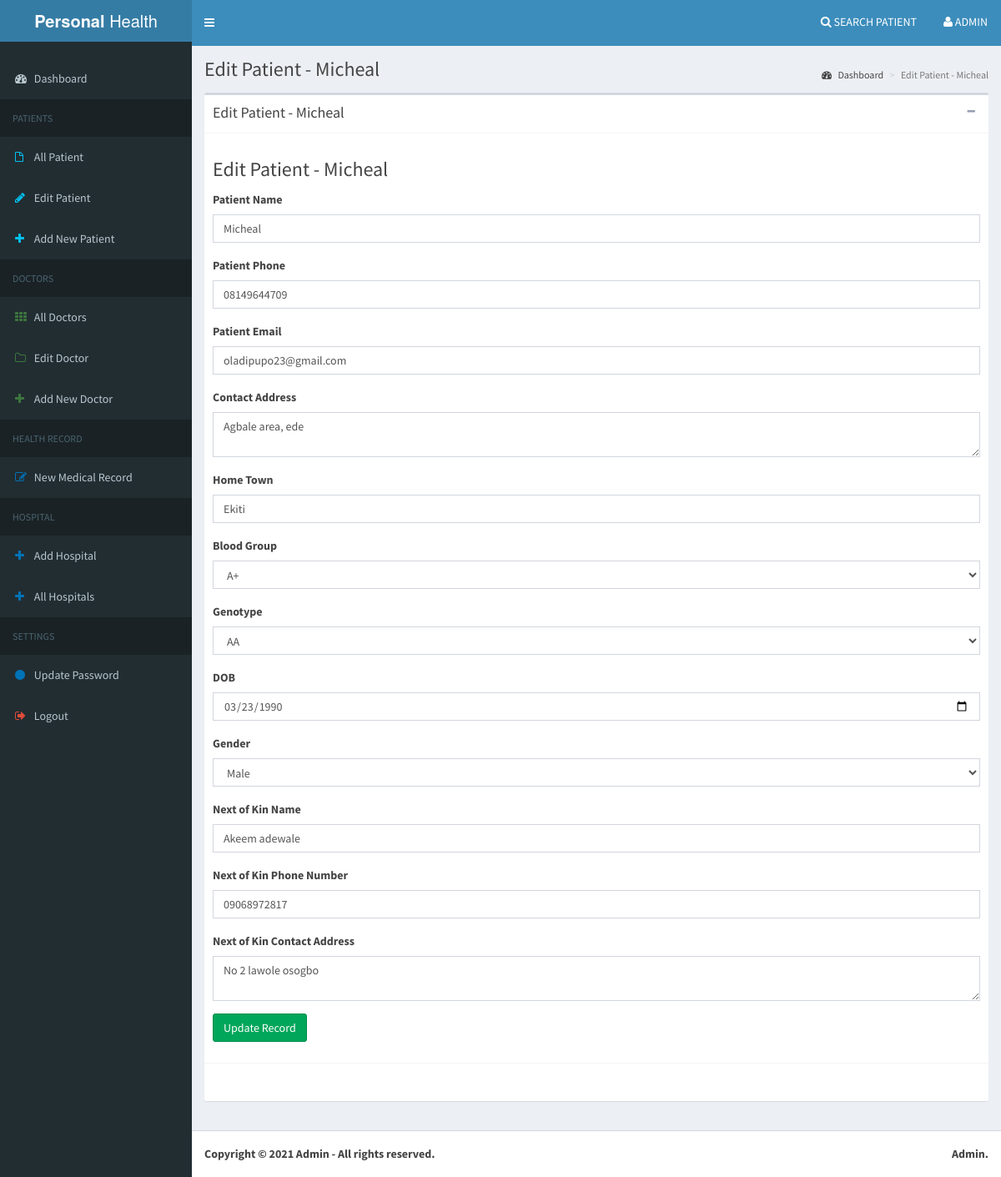
The app's page /admin/editing_patient.php?id=1 (signed in) with its own data.
### tables this page shows
CREATE TABLE `patient` (
  `id` int(11) NOT NULL,
  `patient_id` varchar(45) DEFAULT NULL,
  `name` varchar(150) NOT NULL,
  `phone` varchar(15) NOT NULL,
  `email` varchar(150) NOT NULL,
  `address` text NOT NULL,
  `town` varchar(25) NOT NULL,
  `blood_group` varchar(10) NOT NULL,
  `genotype` varchar(10) NOT NULL,
  `dob` varchar(25) NOT NULL,
  `gender` varchar(15) NOT NULL,
  `kin_name` varchar(100) NOT NULL,
  `kin_phone` varchar(15) NOT NULL,
  `kin_address` text NOT NULL,
  `hospital_id` int(11) DEFAULT 0,
  `date_added` varchar(45) NOT NULL
);

### admin/editing_patient.php (the view, shortened to what this page needs)
<?php
  require_once 'core/db.php';
  $id = $_GET['id'];
  $sql = $db->query("SELECT * FROM patient WHERE id = '$id'");
  $rs = $sql->fetch(PDO::FETCH_ASSOC);
  $page_title = "Edit Patient - ".$rs['name'];
  include_once 'head.php';
  include_once 'menu.php';
?>
  <div class="content-wrapper">
    <section class="content-header">
      <h1>
        <?php echo $page_title; ?>
      </h1>
      <ol class="breadcrumb">
        <li><a href="index.php"><i class="fa fa-dashboard"></i> Dashboard</a></li>
        <li class="active"><?php echo $page_title; ?></li>
      </ol>
    </section>
    <section class="content">
      <div class="box">
        <div class="box-header with-border">
          <h3 class="box-title"><?php echo $page_title; ?></h3>
          <div class="box-tools pull-right">
            <button type="button" class="btn btn-box-tool" data-widget="collapse" data-toggle="tooltip" title="Collapse">
              <i class="fa fa-minus"></i></button>
          </div>
        </div>
        <div class="box-body">
          <h3><?php echo $page_title; ?></h3>
          <form action="" method="post">
            <div class="form-group">
              <label>Patient Name</label>
              <input type="text" name="name" class="form-control" required="" placeholder="Enter Patient Name" value="<?php echo $rs['name']; ?>">
            </div>
            <div class="form-group">
              <label>Patient Phone</label>
              <input type="text" name="phone" class="form-control" required="" placeholder="Enter Patient Phone Number" value="<?php echo $rs['phone']; ?>">
            </div>
            <div class="form-group">
              <label>Patient Email</label>
              <input type="email" name="email" class="form-control" required="" placeholder="Enter Patient Email Address" value="<?php echo $rs['email']; ?>">
            </div>
            <div class="form-group">
              <label>Contact Address</label>
              <textarea name="address" required="" class="form-control" required="" placeholder="Contact Address"><?php echo $rs['address']; ?></textarea>
            </div>
            <div class="form-group">
              <label>Home Town</label>
              <input type="text" name="town" class="form-control" required="" placeholder="Home Town" value="<?php echo $rs['town']; ?>">
            </div>
            <div class="form-group">
              <label>Blood Group</label>
              <select class="form-control" required="" name="blood_group">
                <option><?php echo $rs['blood_group']; ?></option>
              </select>
            </div>
            <div class="form-group">
              <label>Genotype</label>
              <select class="form-control" required="" name="genotype">
                <option><?php echo $rs['genotype']; ?></option>
              </select>
            </div>
            <div class="form-group">
              <label>DOB</label>
              <input type="date" name="dob" required="" class="form-control" value="<?php echo $rs['dob']; ?>">
            </div>
            <div class="form-group">
              <label>Gender</label>
              <select class="form-control" required="" class="form-control" name="gender">
                <option><?php echo $rs['gender']; ?></option>
              </select>
            </div>
            <div class="form-group">
              <label>Next of Kin Name</label>
              <input type="text" name="kin_name" required="" class="form-control" placeholder="Next of Kin Name" value="<?php echo $rs['kin_name']; ?>">
            </div>
            <div class="form-group">
              <label>Next of Kin Phone Number</label>
              <input type="text" name="kin_phone" required="" class="form-control" placeholder="Next of Kin Phone Number" value="<?php echo $rs['kin_phone']; ?>">
            </div>
            <div class="form-group">
              <label>Next of Kin Contact Address</label>
              <textarea name="kin_address" required="" class="form-control" required="" placeholder="Next of Kin Contact Address"><?php echo $rs['kin_address']; ?></textarea>
            </div>
            <div class="form-group">
              <input type="submit" name="ok" class="btn btn-success" value="Update Record">
            </div>
          </form>
        </div>
        <div class="box-footer">
        </div>
      </div>
    </section>
  </div>
<?php
  include_once 'foot.php';
?>

### admin/css/style.css (style rules this page uses)
body { font-family: 'Open Sans', sans-serif; font-weight: 400; font-size: 14px; line-height: 25px; color: #444; }
body a { transition:0.5s all; -webkit-transition:0.5s all; -moz-transition:0.5s all; -o-transition:0.5s all; -ms-transition:0.5s all; }

### records on screen
patient: name "Edit Patient - Micheal", name "Micheal", phone "08149644709", email "oladipupo23@gmail.com", address "Agbale area, ede", town "Ekiti", blood_group "A+", genotype "AA", dob "03/23/1990", gender "Male", kin_name "Akeem adewale", kin_phone "09068972817", kin_address "No 2 lawole osogbo"

### other values on screen
$admin_name "ADMIN"
